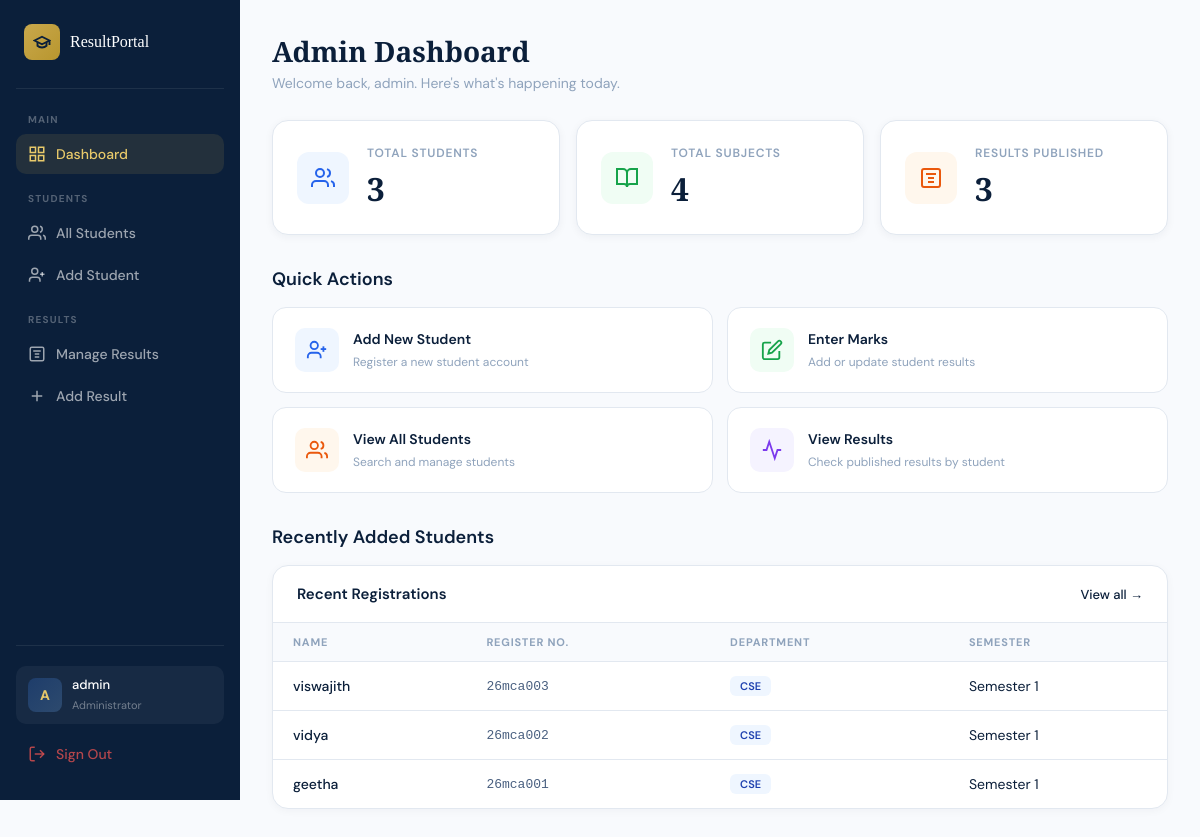
Page /admin-panel/ (signed in) on the committed database.
### results/models.py (models this page shows, shortened)
class CustomUser(AbstractUser):
    ROLE_CHOICES = (
        ('admin', 'Admin'),
        ('student', 'Student'),
    )
    role = models.CharField(max_length=10, choices=ROLE_CHOICES, default='student')
    groups = models.ManyToManyField(
        'auth.Group',
        related_name='customuser_set',
        blank=True
    )
    user_permissions = models.ManyToManyField(
        'auth.Permission',
        related_name='customuser_set',
        blank=True
    )

class Student(models.Model):
    user = models.OneToOneField(CustomUser, on_delete=models.CASCADE, related_name='student_profile')
    register_number = models.CharField(max_length=20, unique=True)
    full_name = models.CharField(max_length=150)
    department = models.ForeignKey(Department, on_delete=models.SET_NULL, null=True)
    semester = models.PositiveIntegerField(default=1, validators=[MinValueValidator(1), MaxValueValidator(8)])
    batch_year = models.IntegerField(default=2024)
    phone = models.CharField(max_length=15, blank=True)
    email = models.EmailField(blank=True)
    photo = models.ImageField(upload_to='students/', blank=True, null=True)
    created_at = models.DateTimeField(auto_now_add=True)

class Department(models.Model):
    name = models.CharField(max_length=100)
    code = models.CharField(max_length=10, unique=True)

### results/views.py (the view)
# urls.py: path('admin-panel/', views.admin_dashboard, name='admin_dashboard'),
@login_required
def admin_dashboard(request):
    if request.user.role != 'admin':
        return redirect('student_dashboard')
    total_students = Student.objects.count()
    total_subjects = Subject.objects.count()
    total_results = Result.objects.count()
    recent_students = Student.objects.order_by('-created_at')[:5]
    context = {
        'total_students': total_students,
        'total_subjects': total_subjects,
        'total_results': total_results,
        'recent_students': recent_students,
    }
    return render(request, 'results/admin_dashboard.html', context)

### results/templates/results/admin_dashboard.html (shortened to what this page needs)
<!DOCTYPE html>
<html lang="en">
<head>
</head>
<body>
<aside class="sidebar">
  <div class="sidebar-brand">
    <div class="brand-icon">
      <svg viewBox="0 0 24 24" fill="none" stroke="currentColor" stroke-width="2.5"><path d="M22 10v6M2 10l10-5 10 5-10 5z"/><path d="M6 12v5c3 3 9 3 12 0v-5"/></svg>
    </div>
    <span class="brand-name">ResultPortal</span>
  </div>
  <div class="nav-section">Main</div>
  <a href="{% url 'admin_dashboard' %}" class="nav-link active">
    <svg viewBox="0 0 24 24" fill="none" stroke="currentColor" stroke-width="2"><rect x="3" y="3" width="7" height="7"/><rect x="14" y="3" width="7" height="7"/><rect x="14" y="14" width="7" height="7"/><rect x="3" y="14" width="7" height="7"/></svg>
    Dashboard
  </a>
  <div class="nav-section" style="margin-top:16px">Students</div>
  <a href="{% url 'student_list' %}" class="nav-link">
    <svg viewBox="0 0 24 24" fill="none" stroke="currentColor" stroke-width="2"><path d="M17 21v-2a4 4 0 00-4-4H5a4 4 0 00-4 4v2"/><circle cx="9" cy="7" r="4"/><path d="M23 21v-2a4 4 0 00-3-3.87"/><path d="M16 3.13a4 4 0 010 7.75"/></svg>
    All Students
  </a>
  <a href="{% url 'add_student' %}" class="nav-link">
    <svg viewBox="0 0 24 24" fill="none" stroke="currentColor" stroke-width="2"><path d="M16 21v-2a4 4 0 00-4-4H6a4 4 0 00-4 4v2"/><circle cx="9" cy="7" r="4"/><line x1="19" y1="8" x2="19" y2="14"/><line x1="22" y1="11" x2="16" y2="11"/></svg>
    Add Student
  </a>
  <div class="nav-section" style="margin-top:16px">Results</div>
  <a href="{% url 'manage_results' %}" class="nav-link">
    <svg viewBox="0 0 24 24" fill="none" stroke="currentColor" stroke-width="2"><path d="M9 12h6m-6 4h6M7 8h10M5 3h14a2 2 0 012 2v14a2 2 0 01-2 2H5a2 2 0 01-2-2V5a2 2 0 012-2z"/></svg>
    Manage Results
  </a>
  <a href="{% url 'add_result' %}" class="nav-link">
    <svg viewBox="0 0 24 24" fill="none" stroke="currentColor" stroke-width="2"><path d="M12 5v14M5 12h14"/></svg>
    Add Result
  </a>
  <div class="sidebar-footer">
    <div class="admin-chip">
      <div class="admin-avatar">A</div>
      <div class="admin-info">
        <span>{{ request.user.username }}</span>
        <small>Administrator</small>
      </div>
    </div>
    <a href="{% url 'logout' %}" class="nav-link" style="color: rgba(224,80,80,0.8);">
      <svg viewBox="0 0 24 24" fill="none" stroke="currentColor" stroke-width="2"><path d="M9 21H5a2 2 0 01-2-2V5a2 2 0 012-2h4"/><polyline points="16 17 21 12 16 7"/><line x1="21" y1="12" x2="9" y2="12"/></svg>
      Sign Out
    </a>
  </div>
</aside>
<main class="main-content">
  <div class="page-header">
    <h1 class="page-title">Admin Dashboard</h1>
    <p class="page-sub">Welcome back, {{ request.user.get_full_name|default:request.user.username }}. Here's what's happening today.</p>
  </div>
  <div class="stats-grid">
    <div class="stat-card">
      <div class="stat-icon icon-students">
        <svg viewBox="0 0 24 24" fill="none" stroke="currentColor" stroke-width="2"><path d="M17 21v-2a4 4 0 00-4-4H5a4 4 0 00-4 4v2"/><circle cx="9" cy="7" r="4"/><path d="M23 21v-2a4 4 0 00-3-3.87"/><path d="M16 3.13a4 4 0 010 7.75"/></svg>
      </div>
      <div>
        <div class="stat-label">Total Students</div>
        <div class="stat-value">{{ total_students }}</div>
      </div>
    </div>
    <div class="stat-card">
      <div class="stat-icon icon-subjects">
        <svg viewBox="0 0 24 24" fill="none" stroke="currentColor" stroke-width="2"><path d="M2 3h6a4 4 0 014 4v14a3 3 0 00-3-3H2z"/><path d="M22 3h-6a4 4 0 00-4 4v14a3 3 0 013-3h7z"/></svg>
      </div>
      <div>
        <div class="stat-label">Total Subjects</div>
        <div class="stat-value">{{ total_subjects }}</div>
      </div>
    </div>
    <div class="stat-card">
      <div class="stat-icon icon-results">
        <svg viewBox="0 0 24 24" fill="none" stroke="currentColor" stroke-width="2"><path d="M9 12h6m-6 4h6M7 8h10M5 3h14a2 2 0 012 2v14a2 2 0 01-2 2H5a2 2 0 01-2-2V5a2 2 0 012-2z"/></svg>
      </div>
      <div>
        <div class="stat-label">Results Published</div>
        <div class="stat-value">{{ total_results }}</div>
      </div>
    </div>
  </div>
  <div class="section-title">Quick Actions</div>
  <div class="actions-grid">
    <a href="{% url 'add_student' %}" class="action-card">
      <div class="action-icon a-blue">
        <svg viewBox="0 0 24 24" fill="none" stroke="currentColor" stroke-width="2"><path d="M16 21v-2a4 4 0 00-4-4H6a4 4 0 00-4 4v2"/><circle cx="9" cy="7" r="4"/><line x1="19" y1="8" x2="19" y2="14"/><line x1="22" y1="11" x2="16" y2="11"/></svg>
      </div>
      <div class="action-text">
        <strong>Add New Student</strong>
        <span>Register a new student account</span>
      </div>
    </a>
    <a href="{% url 'add_result' %}" class="action-card">
      <div class="action-icon a-green">
        <svg viewBox="0 0 24 24" fill="none" stroke="currentColor" stroke-width="2"><path d="M11 4H4a2 2 0 00-2 2v14a2 2 0 002 2h14a2 2 0 002-2v-7"/><path d="M18.5 2.5a2.121 2.121 0 013 3L12 15l-4 1 1-4 9.5-9.5z"/></svg>
      </div>
      <div class="action-text">
        <strong>Enter Marks</strong>
        <span>Add or update student results</span>
      </div>
    </a>
    <a href="{% url 'student_list' %}" class="action-card">
      <div class="action-icon a-orange">
        <svg viewBox="0 0 24 24" fill="none" stroke="currentColor" stroke-width="2"><path d="M17 21v-2a4 4 0 00-4-4H5a4 4 0 00-4 4v2"/><circle cx="9" cy="7" r="4"/><path d="M23 21v-2a4 4 0 00-3-3.87"/><path d="M16 3.13a4 4 0 010 7.75"/></svg>
      </div>
      <div class="action-text">
        <strong>View All Students</strong>
        <span>Search and manage students</span>
      </div>
    </a>
    <a href="{% url 'manage_results' %}" class="action-card">
      <div class="action-icon a-purple">
        <svg viewBox="0 0 24 24" fill="none" stroke="currentColor" stroke-width="2"><polyline points="22 12 18 12 15 21 9 3 6 12 2 12"/></svg>
      </div>
      <div class="action-text">
        <strong>View Results</strong>
        <span>Check published results by student</span>
      </div>
    </a>
  </div>
  <div class="section-title">Recently Added Students</div>
  <div class="card">
    <div class="card-header">
      <h3>Recent Registrations</h3>
      <a href="{% url 'student_list' %}" class="view-all">View all →</a>
    </div>
    <table>
      <thead>
        <tr>
          <th>Name</th>
          <th>Register No.</th>
          <th>Department</th>
          <th>Semester</th>
        </tr>
      </thead>
      <tbody>
        {% for student in recent_students %}
        <tr>
          <td style="font-weight:500">{{ student.full_name }}</td>
          <td style="font-family:monospace;font-size:13px;color:var(--text-sub)">{{ student.register_number }}</td>
          <td><span class="badge badge-dept">{{ student.department.code|default:"N/A" }}</span></td>
          <td>Semester {{ student.semester }}</td>
        </tr>
        {% empty %}
        <tr><td colspan="4" style="text-align:center;padding:32px;color:var(--text-muted)">No students added yet.</td></tr>
        {% endfor %}
      </tbody>
    </table>
  </div>
</main>
</body>
</html>

### rows in the picture
CustomUser: user.username "admin", user.get_full_name "admin"
Student: full_name "viswajith", register_number "26mca003", department.code "CSE", semester "1"
Student: full_name "vidya", register_number "26mca002", department.code "CSE", semester "1"
Student: full_name "geetha", register_number "26mca001", department.code "CSE", semester "1"

### other values in the picture
{{ total_students }} "3"
{{ total_subjects }} "4"
{{ total_results }} "3"
